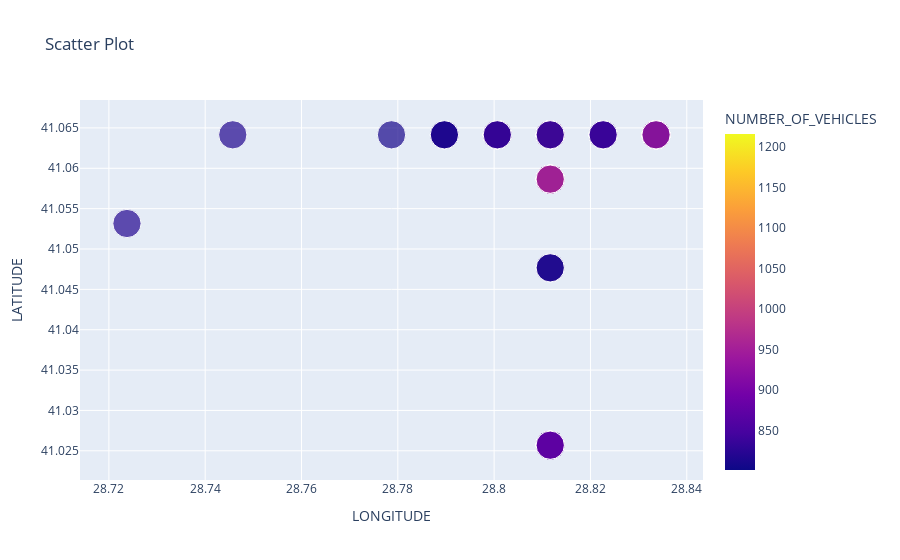

The code cell stored with this chart in its notebook:
### Code cell
import plotly.express as px

fig = px.scatter(data_frame = df1[:100], x = "LONGITUDE", y = "LATITUDE", color = 'NUMBER_OF_VEHICLES', size = 'LATITUDE',
                 title = "Scatter Plot", labels = {"x": "X-Axis", "y": "Y-Axis"})
fig.show()
